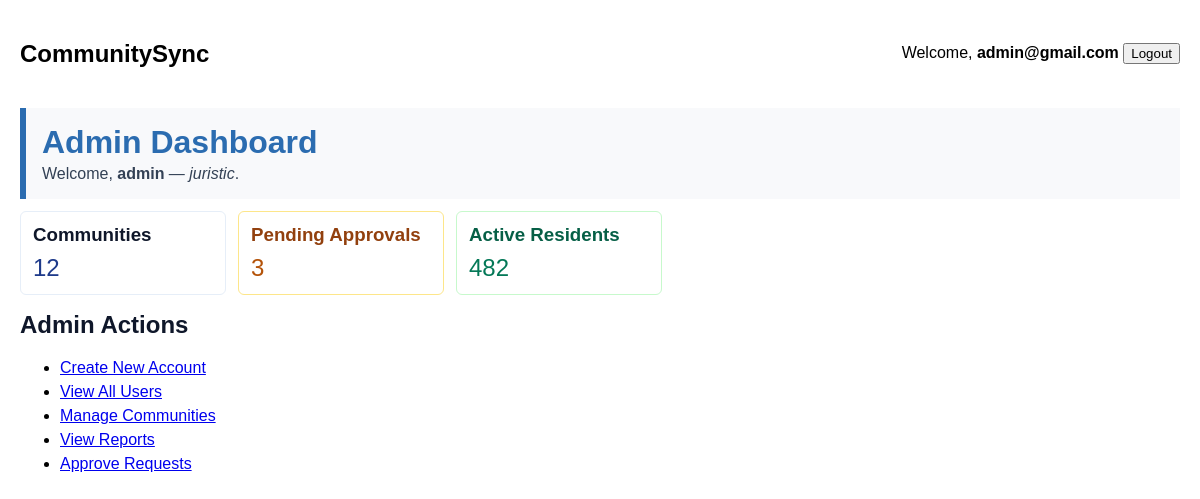
The page /dashboard/ (signed in) on the database its author committed.
### apps/accounts/models.py (models this page shows, shortened)
class CustomUser(AbstractUser):
    ROLE_CHOICES = (
        ("resident", "Resident"),
        ("juristic", "Juristic Person"),
        ("security", "Security Staff"),
    )
    name = models.CharField(max_length=255)
    email = models.EmailField(unique=True)
    role = models.CharField(max_length=20, choices=ROLE_CHOICES, default="resident")
    phone_number = models.CharField(max_length=15, blank=True, null=True)
    car_plate_num = models.CharField(max_length=20, blank=True, null=True)
    address = models.TextField(
        blank=True, null=True, help_text="Required for Residents"
    )
    USERNAME_FIELD = "username"
    REQUIRED_FIELDS = ["email", "name", "role"]

### apps/accounts/views.py (the view)
# urls.py: path("dashboard/", views.admin_dashboard, name="admin_dashboard"),
@login_required
def admin_dashboard(request):
    if request.user.role != "juristic":
        return redirect("resident_home")  # Prevent unauthorized access
    return render(request, "accounts/admin_dashboard.html")

### templates/accounts/admin_dashboard.html
{% extends "base.html" %}
{% block content %}
<div style="background:#f8f9fb;border-left:6px solid #2b6cb0;padding:16px;margin-bottom:12px;">
	<h1 style="color:#2b6cb0;margin:0;">Admin Dashboard</h1>
	<p style="margin:4px 0 0 0;color:#334155">Welcome, <strong>{{ request.user.name }}</strong> — <em>{{ request.user.role }}</em>.</p>
</div>
<div style="display:flex;gap:12px;flex-wrap:wrap;margin-bottom:16px;">
	<div style="background:#fff;border:1px solid #e6eef8;padding:12px;border-radius:6px;min-width:180px;">
		<h3 style="margin:0 0 8px 0;color:#0f172a">Communities</h3>
		<p style="margin:0;font-size:24px;color:#1e3a8a">12</p>
	</div>
	<div style="background:#fff;border:1px solid #fde68a;padding:12px;border-radius:6px;min-width:180px;">
		<h3 style="margin:0 0 8px 0;color:#92400e">Pending Approvals</h3>
		<p style="margin:0;font-size:24px;color:#b45309">3</p>
	</div>
	<div style="background:#fff;border:1px solid #c7f9cc;padding:12px;border-radius:6px;min-width:180px;">
		<h3 style="margin:0 0 8px 0;color:#065f46">Active Residents</h3>
		<p style="margin:0;font-size:24px;color:#047857">482</p>
	</div>
</div>
<section>
	<h2 style="margin-top:0;color:#0f172a">Admin Actions</h2>
	<ul>
		<li><a href="{% url 'create_account' %}">Create New Account</a></li>
		<li><a href="{% url 'user_list' %}">View All Users</a></li>
		<li><a href="#">Manage Communities</a></li>
		<li><a href="#">View Reports</a></li>
		<li><a href="#">Approve Requests</a></li>
	</ul>
</section>
{% endblock %}

### templates/base.html (shortened to what this page needs)
<!doctype html>
<html lang="en">
<head>
</head>
<body>
    <div class="navbar">
        <h2>CommunitySync</h2>
        {% if request.user.is_authenticated %}
            <div>
                Welcome, <strong>{{ request.user.email }}</strong>
                <button onclick="logoutUser()">Logout</button>
            </div>
        {% endif %}
    </div>
    {% block content %}
    {% endblock %}
</body>
</html>

### templates/base.html (style rules this page uses)
body { font-family: Arial, sans-serif; margin: 0; padding: 20px; }
.navbar { display: flex; justify-content: space-between; align-items: center; margin-bottom: 20px; }
ul li { margin: 6px 0; }

### rows shown on the page
CustomUser: user.email "admin@gmail.com", user.name "admin", user.role "juristic"
